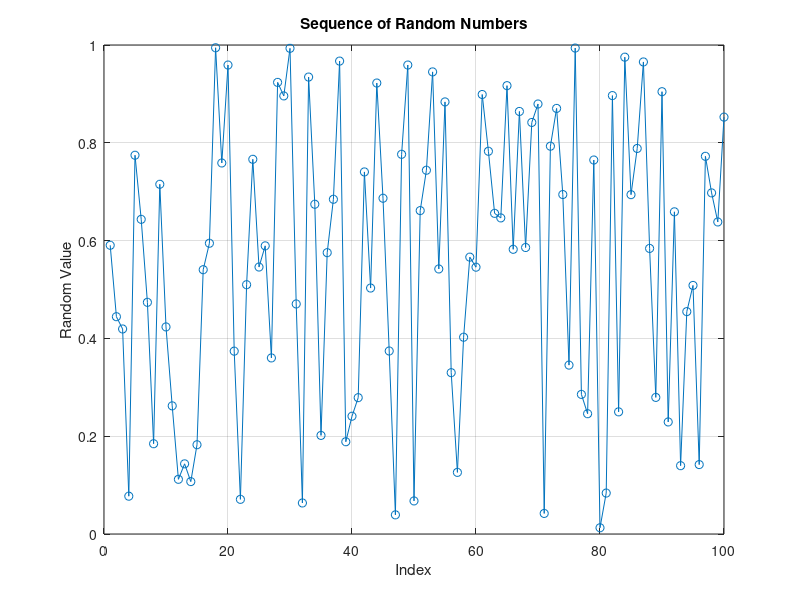

MATLAB code to generate this figure:
% Parameters
num_points = 100; % Number of random points to generate

% Generate random numbers
random_sequence = rand(1, num_points); % Generates numbers between 0 and 1

% Plot the sequence
plot(random_sequence, '-o');
xlabel('Index');
ylabel('Random Value');
title('Sequence of Random Numbers');
grid on;
